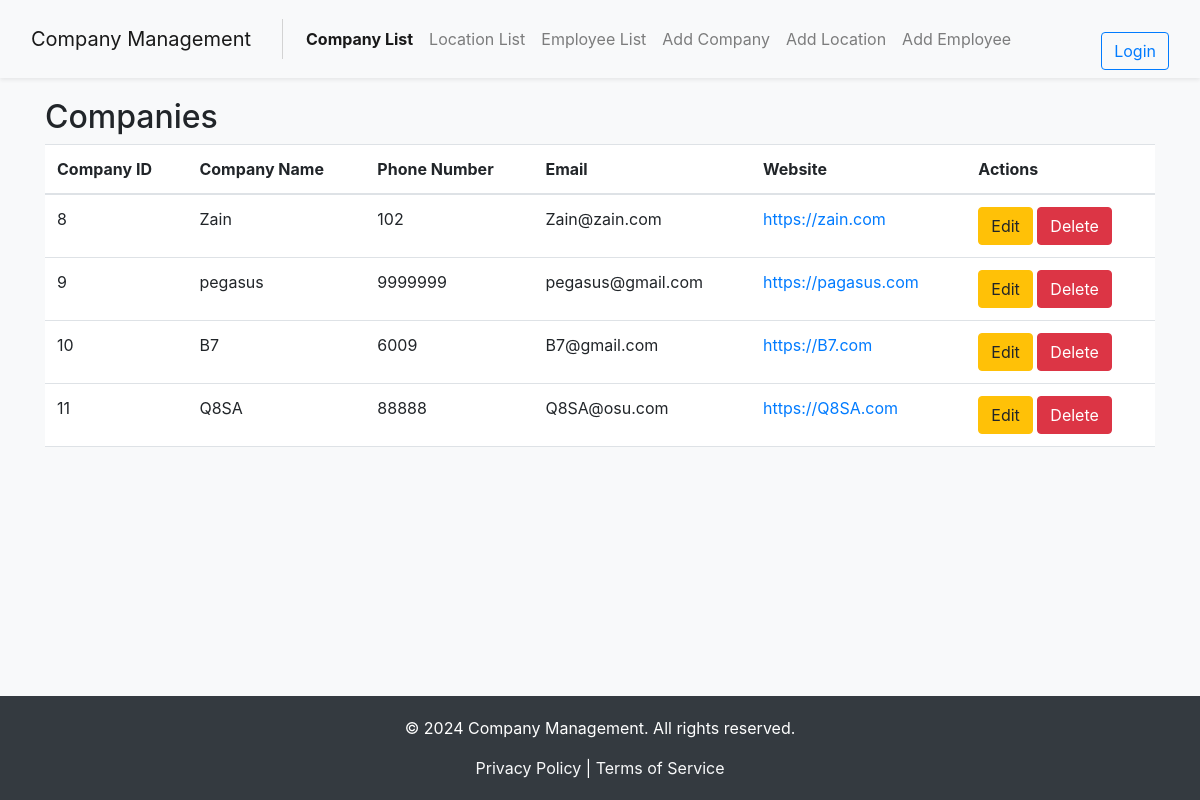
The page / on the database its author committed.
### Testapp/models.py (models this page shows, shortened)
class Company(models.Model):
    name = models.CharField(max_length=255)
    zip_code = models.CharField(max_length=10)
    email_address = models.EmailField()
    phone = models.CharField(max_length=15)
    web = models.URLField()

### Testapp/company_views.py (the view)
# urls.py: path('', company_views.company_list, name='company_list'),
def company_list(request):
    companies = Company.objects.all()
    return render(request, 'companies/company_list.html', {'companies': companies})

### Testapp/templates/companies/company_list.html
{% extends 'companies/base.html' %} {% block content %}
<h2>Companies</h2>
<table class="table">
  <thead>
    <tr>
      <th>Company ID</th>
      <th>Company Name</th>
      <th>Phone Number</th>
      <th>Email</th>
      <th>Website</th>
      <th>Actions</th>
    </tr>
  </thead>
  <tbody>
    {% for company in companies %}
    <tr>
      <td>{{ company.id }}</td>
      <td>{{ company.name }}</td>
      <td>{{ company.phone }}</td>
      <td>{{ company.email_address }}</td>
      <td><a href="{{ company.web }}" target="_blank">{{ company.web }}</a></td>
      <td>
        <a href="{% url 'edit_company' company.pk %}" class="btn btn-warning"
          >Edit</a
        >
        <a href="{% url 'delete_company' company.pk %}" class="btn btn-danger"
          >Delete</a
        >
      </td>
    </tr>
    {% endfor %}
  </tbody>
</table>
{% endblock %}

### Testapp/templates/companies/base.html (style rules this page uses)
html { height: 100%; }
body { min-height: 100%; display: flex; flex-direction: column; margin: 0; background-color: #f8f9fa; }

### rows shown on the page
Company: id "8", name "Zain", phone "102", email_address "Zain@zain.com", web "https://zain.com"
Company: id "9", name "pegasus", phone "9999999", email_address "pegasus@gmail.com", web "https://pagasus.com"
Company: id "10", name "B7", phone "6009", email_address "B7@gmail.com", web "https://B7.com"
Company: id "11", name "Q8SA", phone "88888", email_address "Q8SA@osu.com", web "https://Q8SA.com"
